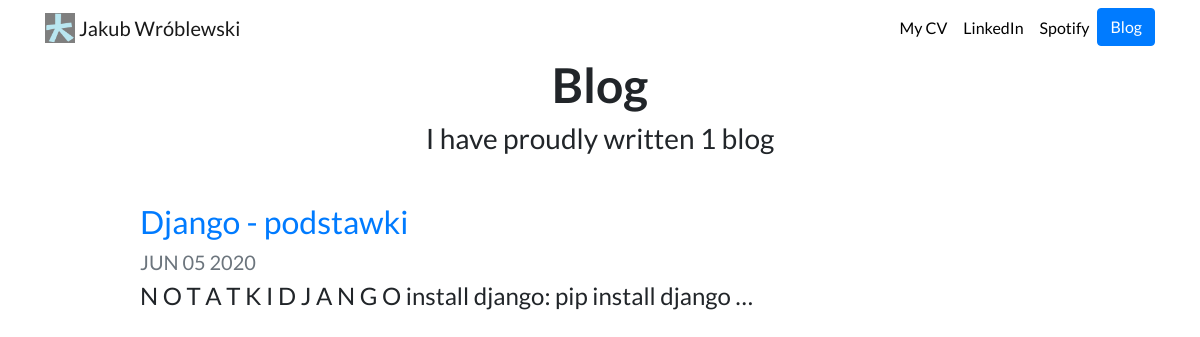
The page /blog_app/ on the database as committed earlier.
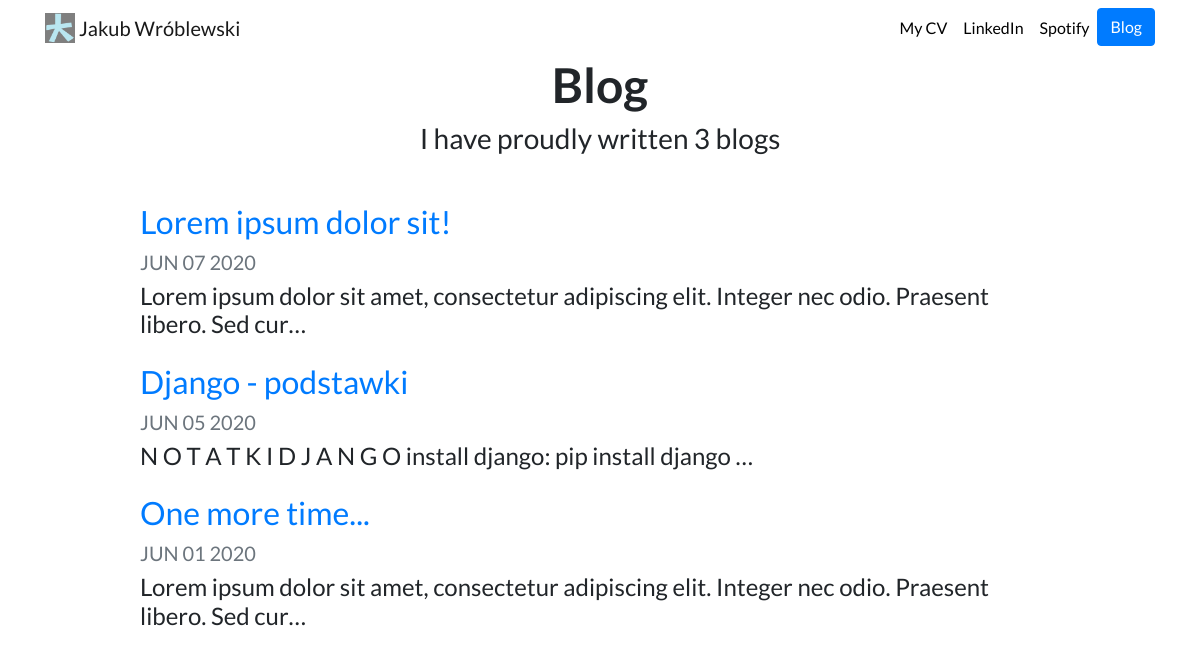
The same page on the database as committed later.
### blog_app/models.py (models this page shows, shortened)
class BlogProject(models.Model):
    title = models.CharField(max_length=200)
    date = models.DateField()
    description = models.TextField()

### blog_app/views.py (the view)
def all_blogs(request):
    blog_projects = BlogProject.objects.order_by("-date")
    return render(request, 'blog_app/all_blogs.html', {'blog_projects':blog_projects})

### blog_app/templates/blog_app/all_blogs.html
{% extends 'portfolio_app/base.html' %}
{% load static %}
{% block content %}
<h1 id="blogtitle" class="font-weight-bold text-center">Blog</h1>
<h3 class="text-center mb-5">I have proudly written {{ blog_projects.count }} blog{{ blog_projects.count|pluralize }}</h3>
{% for blog in blog_projects %}
<div class="row justify-content-center my-3">
  <div class="col-md-10">
    <a href="{% url 'blog_app:detail' blog.id %}"">
      <h2>{{ blog.title }}</h2>
    </a>
    <h5 class="text-muted">{{ blog.date|date:'M d Y'|upper }}</h5>
      <h4>{{ blog.description|striptags|truncatechars:100 }}</h4>
  </div>
</div>
  {% endfor %}
  {% endblock %}

Rows that differ between the two databases and show on the page:
added BlogProject: title "Lorem ipsum dolor sit!", date "JUN 07 2020", description "Lorem ipsum dolor sit amet, consectetur adipiscing elit. Integer nec odio. Praesent libero. Sed cur…"
added BlogProject: title "One more time...", date "JUN 01 2020", description "Lorem ipsum dolor sit amet, consectetur adipiscing elit. Integer nec odio. Praesent libero. Sed cur…"
Other text that changed with them:
{{ blog_projects.count }}: "1" → "3"
